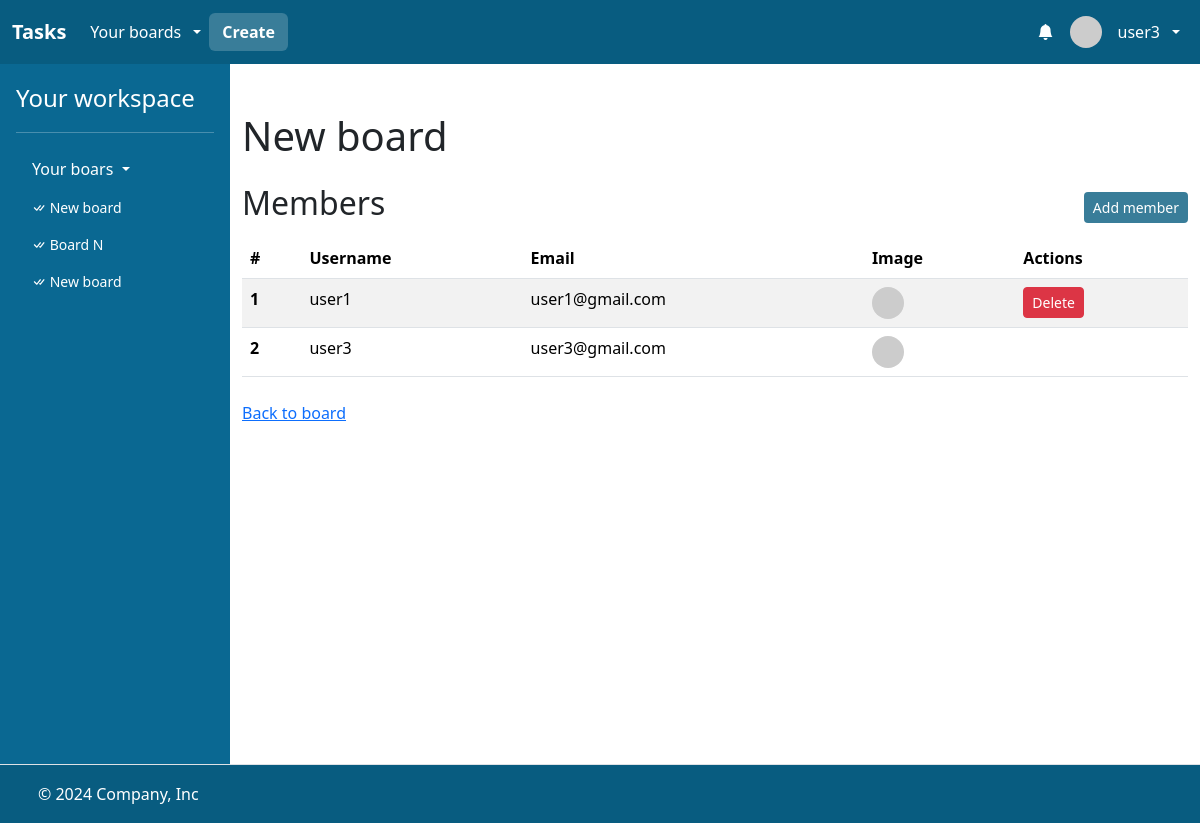
Screenshot of /boards/58/get_members (signed in) with the database file from the repository.
### task/models.py (models this page shows)
class User(AbstractUser):
    bio = models.CharField(max_length=256)

class Board(models.Model):
    name = models.CharField(max_length=256)
    description = models.CharField(max_length=256)
    members = models.ManyToManyField(User, related_name="boards")
    created_at = models.DateTimeField(auto_now_add=True)

### task/views/board_views.py (the view)
@login_required
def board_members_view(request, board_id):
    board = Board.objects.filter(id=board_id).first()
    if board is None:
        return apology(request, "Board does not exist!", 400)
    if not request.user in board.members.all():
        return apology(request, "Forbidden.", 403)
    members = board.members.all()
    for index, member in enumerate(members, start=1):
        member.index = index
    return render(
        request,
        "task/board_members.html",
        {
            "board": board,
            "boards": request.user.boards.all(),
            "members": members,
        },
    )

### task/templates/task/board_members.html (shortened to what this page needs)
{% extends "task/layout.html" %}
{% block main %}
<div class="container">
    <h1 class="mt-5">{{ board.name }}</h1>
    <div class="d-flex justify-content-between align-items-center mt-4 mb-2">
        <h2>Members</h2>
        <a class="btn btn-sm btn-task" href="{% url 'board_add_member' board.id %}">Add member</a>
    </div>
    <table class="table table-striped">
        <thead>
          <tr>
            <th scope="col">#</th>
            <th scope="col">Username</th>
            <th scope="col">Email</th>
            <th scope="col">Image</th>
            <th scope="col">Actions</th>
          </tr>
        </thead>
        <tbody>
            {% for member in members %}
                <tr>
                    <th scope="row">{{ member.index }}</th>
                    <td>{{ member.username }}</td>
                    <td>{{ member.email }}</td>
                    <td><img src="https://i.pravatar.cc/48?u={{ member.id }}" alt="" width="32" height="32" class="rounded-circle me-2"></td>
                    <td>
                        {% if user.id != member.id %}
                            <form action="{% url 'delete_board_member' board.id %}" method="POST">
                                <input class="btn btn-sm btn-danger" type="submit" value="Delete">
                            </form>
                        {% endif %}
                    </td>
                </tr>
            {% endfor %}
        </tbody>
      </table>
      <div class="mt-4">
        <a class="link-primary" href="{% url 'board' board.id %}">Back to board</a>
    </div>
</div>
{% endblock %}

### task/templates/task/layout.html (shortened to what this page needs)
<!DOCTYPE html>
{% load static %}
{% load humanize %}
<html lang="en">
    <head>
        <link href="https://cdn.jsdelivr.net/npm/bootstrap@5.3.3/dist/css/bootstrap.min.css" rel="stylesheet">
        <link rel="stylesheet" href="https://cdn.jsdelivr.net/npm/bootstrap-icons@1.3.0/font/bootstrap-icons.css">
        <link href="{% static 'styles.css' %}" rel="stylesheet">
    </head>
    <body class="h-100vh">
        <div class="d-flex flex-column h-100">
            <header>
                <nav class="navbar navbar-expand-lg bg-custom-3"  data-bs-theme="dark">
                    <div class="container-fluid">
                      <a class="navbar-brand fw-bold" href="{% url 'index' %}">Tasks</a>
                      <div class="collapse navbar-collapse" id="navbarHeader">
                        <ul class="navbar-nav me-auto mb-2 mb-lg-0 d-flex align-items-center">
                            {% if user.is_authenticated %}
                                <li class="nav-item dropdown">
                                    <a class="nav-link dropdown-toggle text-white d-flex align-items-center gap-2" href="#" role="button" data-bs-toggle="dropdown" aria-expanded="false">
                                        <span>Your boards</span>
                                    </a>
                                </li>
                                <li class="nav-item">
                                    <a class="btn fw-bold text-white bg-custom-4" href="{% url 'create_board' %}">Create</a>
                                </li>
                          {% endif %}
                        </ul>
                        {% if user.is_authenticated %}
                        <ul class="navbar-nav ms-auto mb-2 mb-lg-0 f-flex align-items-center">
                            <li class="nav-item dropdown">
                                <a class="nav-link text-white d-relative d-flex align-items-center gap-2" href="#" role="button" id="dropdownMenuClickableInside" data-bs-toggle="dropdown" data-bs-auto-close="outside" aria-expanded="false">
                                    <i class="bi bi-bell-fill"></i>
                                </a>
                            </li>
                            <li class="nav-item dropdown">
                                <a class="nav-link dropdown-toggle text-white d-flex align-items-center gap-2" href="#" role="button" data-bs-toggle="dropdown" aria-expanded="false">
                                    <img src="https://i.pravatar.cc/48?u={{ user.id }}" alt="" width="32" height="32" class="rounded-circle me-2">
                                    <span>{{ user.username }}</span>
                                </a>
                            </li>
                        </ul>
                        {% endif %}
                      </div>
                    </div>
                  </nav>
            </header>
            <main class="flex-fill">
                <div class="d-flex flex-nowrap h-100">
                    {% if user.is_authenticated %}
                    <div class="d-none d-lg-flex flex-column flex-shrink-0 p-3 text-white side-menu-container">
                        <a href="{% url 'index' %}" class="text-decoration-none d-flex align-items-center mb-3 mb-md-0 me-md-auto text-white">
                          <span class="fs-4">Your workspace</span>
                        </a>
                        <hr>
                        <ul class="nav nav-pills flex-column mb-auto">
                          <li class="mb-1">
                            <button class="nav-link text-white collapsed dropdown-toggle" data-bs-toggle="collapse" data-bs-target="#home-collapse" aria-expanded="true">
                                Your boars
                            </button>
                            <div class="collapse show " id="home-collapse">
                                <ul class="btn-toggle-nav list-unstyled fw-normal pb-1 small max-height-490 overflow-auto">
                                    {% for board in boards %}
                                    <li>
                                        <a href="{% url 'board' board.id %}" class="nav-link text-white">
                                            <i class="bi bi-check-all"></i>
                                            {{ board.name }}
                                        </a>
                                    </li>
                                    {% endfor %}
                                </ul>
                            </div>
                          </li>
                        </ul>
                    </div>
                    {% endif %}
                    <div class="flex-fill bg-white min-heigt-700 overflow-x-hidden">
                        {% block main %}
                        {% endblock %}
                    </div>
                </div>
            </main>
            <footer class="d-flex flex-wrap justify-content-between align-items-center py-3 border-top bg-custom-3 border-0">
                <div class="col-md-4 d-flex align-items-center">
                  <a href="/" class="mb-3 me-2 mb-md-0 text-body-secondary lh-1">
                    <svg class="bi" width="30" height="24"><use xlink:href="#bootstrap"></use></svg>
                  </a>
                  <span class="mb-3 mb-md-0 text-white">© 2024 Company, Inc</span>
                </div>
                <ul class="nav col-md-4 justify-content-end list-unstyled d-flex">
                  <li class="ms-3"><a class="text-body-secondary" href="#"><svg class="bi" width="24" height="24"><use xlink:href="#twitter"></use></svg></a></li>
                  <li class="ms-3"><a class="text-body-secondary" href="#"><svg class="bi" width="24" height="24"><use xlink:href="#instagram"></use></svg></a></li>
                  <li class="ms-3"><a class="text-body-secondary" href="#"><svg class="bi" width="24" height="24"><use xlink:href="#facebook"></use></svg></a></li>
                </ul>
            </footer>
        </div>
    </body>
</html>

### task/static/styles.css (style rules this page uses)
.btn-task, .btn-task:hover { background: #397d99; color: white; }
.bg-custom-3 { background-color: #085c80; }
.bg-custom-4 { background-color: #397d99; }
.h-100 { height: 100%; }
.h-100vh { height: 100vh; }
.side-menu-container { width: 230px; background: #0a6892; }
.max-height-490 { max-height: 490px; }
.min-heigt-700 { min-height: 700px; }
.overflow-x-hidden { overflow-x: hidden; }

### rows the page displays
User: username "user3", index "2", email "user3@gmail.com"
Board: name "New board"
Board: name "Board N"
Board: name "New board"
User: index "1", username "user1", email "user1@gmail.com"
